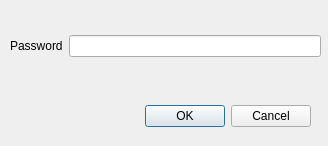
<?xml version="1.0" encoding="UTF-8"?>
<ui version="4.0">
 <class>PasswordDialog</class>
 <widget class="QDialog" name="Dialog">
  <property name="geometry">
   <rect>
    <x>0</x>
    <y>0</y>
    <width>328</width>
    <height>146</height>
   </rect>
  </property>
  <property name="windowTitle">
   <string>Password</string>
  </property>
  <widget class="QDialogButtonBox" name="buttonBox">
   <property name="geometry">
    <rect>
     <x>-30</x>
     <y>100</y>
     <width>341</width>
     <height>32</height>
    </rect>
   </property>
   <property name="orientation">
    <enum>Qt::Horizontal</enum>
   </property>
   <property name="standardButtons">
    <set>QDialogButtonBox::Cancel|QDialogButtonBox::Ok</set>
   </property>
  </widget>
  <widget class="QWidget" name="verticalLayoutWidget">
   <property name="geometry">
    <rect>
     <x>10</x>
     <y>10</y>
     <width>311</width>
     <height>91</height>
    </rect>
   </property>
   <layout class="QVBoxLayout" name="verticalLayout">
    <item>
     <widget class="QLabel" name="hostLabel">
      <property name="text">
       <string/>
      </property>
      <property name="alignment">
       <set>Qt::AlignCenter</set>
      </property>
     </widget>
    </item>
    <item>
     <layout class="QFormLayout" name="formLayout">
      <property name="fieldGrowthPolicy">
       <enum>QFormLayout::AllNonFixedFieldsGrow</enum>
      </property>
      <item row="0" column="0">
       <widget class="QLabel" name="promptLabel">
        <property name="text">
         <string>Password</string>
        </property>
       </widget>
      </item>
      <item row="0" column="1">
       <widget class="QLineEdit" name="lineEdit_2">
        <property name="echoMode">
         <enum>QLineEdit::Password</enum>
        </property>
       </widget>
      </item>
      <item row="1" column="0">
       <widget class="QLabel" name="label_3">
        <property name="text">
         <string/>
        </property>
       </widget>
      </item>
     </layout>
    </item>
    <item>
     <widget class="QLabel" name="messageLabel">
      <property name="text">
       <string/>
      </property>
      <property name="textFormat">
       <enum>Qt::AutoText</enum>
      </property>
     </widget>
    </item>
   </layout>
  </widget>
 </widget>
 <resources/>
 <connections>
  <connection>
   <sender>buttonBox</sender>
   <signal>accepted()</signal>
   <receiver>Dialog</receiver>
   <slot>accept()</slot>
   <hints>
    <hint type="sourcelabel">
     <x>248</x>
     <y>254</y>
    </hint>
    <hint type="destinationlabel">
     <x>157</x>
     <y>274</y>
    </hint>
   </hints>
  </connection>
  <connection>
   <sender>buttonBox</sender>
   <signal>rejected()</signal>
   <receiver>Dialog</receiver>
   <slot>reject()</slot>
   <hints>
    <hint type="sourcelabel">
     <x>316</x>
     <y>260</y>
    </hint>
    <hint type="destinationlabel">
     <x>286</x>
     <y>274</y>
    </hint>
   </hints>
  </connection>
 </connections>
</ui>
